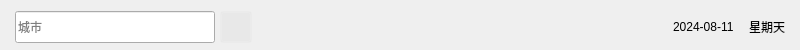
    <widget class="QWidget" name="widget_2" native="true">
     <property name="geometry">
      <rect>
       <x>0</x>
       <y>0</y>
       <width>800</width>
       <height>50</height>
      </rect>
     </property>
     <property name="sizePolicy">
      <sizepolicy hsizetype="Fixed" vsizetype="Fixed">
       <horstretch>0</horstretch>
       <verstretch>0</verstretch>
      </sizepolicy>
     </property>
     <property name="minimumSize">
      <size>
       <width>800</width>
       <height>50</height>
      </size>
     </property>
     <property name="styleSheet">
      <string notr="true"/>
     </property>
     <layout class="QHBoxLayout" name="horizontalLayout">
      <property name="spacing">
       <number>0</number>
      </property>
      <property name="leftMargin">
       <number>15</number>
      </property>
      <property name="topMargin">
       <number>4</number>
      </property>
      <property name="rightMargin">
       <number>15</number>
      </property>
      <property name="bottomMargin">
       <number>0</number>
      </property>
      <item>
       <widget class="QLineEdit" name="lineEdit">
        <property name="sizePolicy">
         <sizepolicy hsizetype="Fixed" vsizetype="Fixed">
          <horstretch>0</horstretch>
          <verstretch>0</verstretch>
         </sizepolicy>
        </property>
        <property name="minimumSize">
         <size>
          <width>200</width>
          <height>32</height>
         </size>
        </property>
        <property name="maximumSize">
         <size>
          <width>200</width>
          <height>32</height>
         </size>
        </property>
        <property name="inputMask">
         <string/>
        </property>
        <property name="text">
         <string/>
        </property>
        <property name="maxLength">
         <number>32767</number>
        </property>
        <property name="frame">
         <bool>true</bool>
        </property>
        <property name="cursorPosition">
         <number>0</number>
        </property>
        <property name="placeholderText">
         <string>城市</string>
        </property>
       </widget>
      </item>
      <item>
       <spacer name="horizontalSpacer_3">
        <property name="orientation">
         <enum>Qt::Horizontal</enum>
        </property>
        <property name="sizeType">
         <enum>QSizePolicy::Fixed</enum>
        </property>
        <property name="sizeHint" stdset="0">
         <size>
          <width>5</width>
          <height>20</height>
         </size>
        </property>
       </spacer>
      </item>
      <item>
       <widget class="QPushButton" name="searchBtn">
        <property name="minimumSize">
         <size>
          <width>32</width>
          <height>32</height>
         </size>
        </property>
        <property name="maximumSize">
         <size>
          <width>32</width>
          <height>32</height>
         </size>
        </property>
        <property name="styleSheet">
         <string notr="true">background-color: rgba(255, 255, 255, 0);
border-image: url(:/res/png/search.png);</string>
        </property>
        <property name="text">
         <string/>
        </property>
        <property name="iconSize">
         <size>
          <width>36</width>
          <height>36</height>
         </size>
        </property>
        <property name="checkable">
         <bool>true</bool>
        </property>
        <property name="checked">
         <bool>true</bool>
        </property>
       </widget>
      </item>
      <item>
       <spacer name="horizontalSpacer">
        <property name="orientation">
         <enum>Qt::Horizontal</enum>
        </property>
        <property name="sizeHint" stdset="0">
         <size>
          <width>40</width>
          <height>20</height>
         </size>
        </property>
       </spacer>
      </item>
      <item>
       <widget class="QLabel" name="lbDate">
        <property name="maximumSize">
         <size>
          <width>16777215</width>
          <height>32</height>
         </size>
        </property>
        <property name="styleSheet">
         <string notr="true">font: 18pt &quot;微软雅黑&quot;;
background-color: rgba(255, 255, 255, 0);</string>
        </property>
        <property name="text">
         <string>2024-08-11</string>
        </property>
       </widget>
      </item>
      <item>
       <spacer name="horizontalSpacer_2">
        <property name="orientation">
         <enum>Qt::Horizontal</enum>
        </property>
        <property name="sizeType">
         <enum>QSizePolicy::Fixed</enum>
        </property>
        <property name="sizeHint" stdset="0">
         <size>
          <width>15</width>
          <height>20</height>
         </size>
        </property>
       </spacer>
      </item>
      <item>
       <widget class="QLabel" name="lbWeek">
        <property name="styleSheet">
         <string notr="true">font: 18pt &quot;微软雅黑&quot;;
background-color: rgba(255, 255, 255, 0);</string>
        </property>
        <property name="text">
         <string>星期天</string>
        </property>
       </widget>
      </item>
     </layout>
    </widget>
